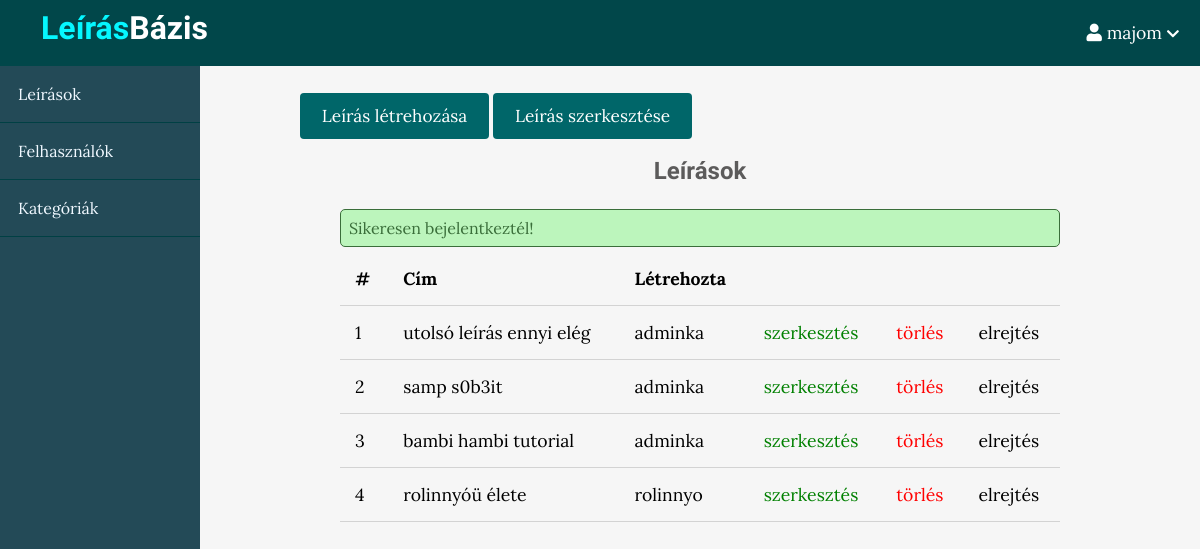
The app's page /admin/posts/index.php (signed in), older data.
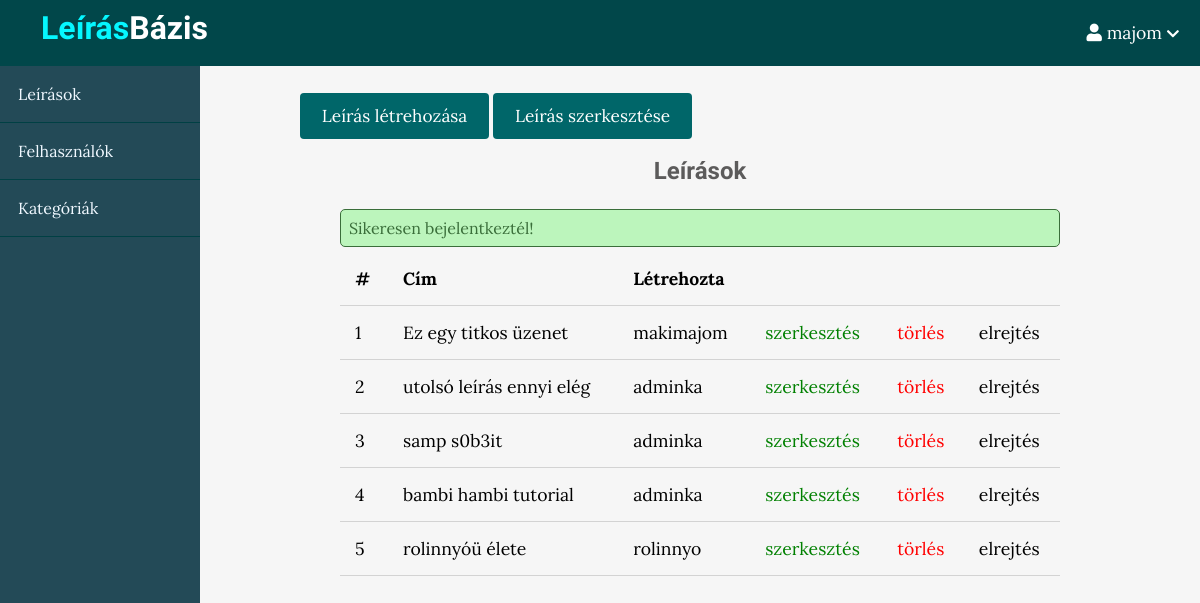
The same page, newer data.
### tables this page shows
CREATE TABLE `posts` (
  `id` int(11) NOT NULL,
  `user_id` int(11) NOT NULL,
  `topic_id` int(11) DEFAULT NULL,
  `title` varchar(255) NOT NULL,
  `image` varchar(255) NOT NULL,
  `body` text NOT NULL,
  `published` tinyint(4) NOT NULL,
  `created_at` datetime NOT NULL DEFAULT current_timestamp()
);

CREATE TABLE `users` (
  `id` int(11) NOT NULL,
  `admin` tinyint(4) NOT NULL,
  `username` varchar(255) NOT NULL,
  `email` varchar(255) NOT NULL,
  `password` varchar(255) NOT NULL,
  `created_at` timestamp NOT NULL DEFAULT current_timestamp()
);

### app/database/db.php (called while the page is built, shortened)
<?php
require('connect.php');
function get_posts_with_username()
{
    global $conn;
    $sql = "SELECT p.*, u.username FROM posts AS p JOIN users AS u ON p.user_id=u.id ORDER BY p.created_at DESC";
    $stmt = $conn->prepare($sql);
    $stmt->execute();
    $records = $stmt->get_result()->fetch_all(MYSQLI_ASSOC);
    return $records;
}

### app/controllers/posts.php (called while the page is built, shortened)
<?php
include(ROOT_PATH . "/app/database/db.php");
$posts = get_posts_with_username();

### admin/posts/index.php (the view, shortened to what this page needs)
<?php include(ROOT_PATH . "/app/controllers/posts.php");
?>
<!DOCTYPE html>
<html lang="hu">
    <head>
        <link rel="stylesheet"
            href="https://use.fontawesome.com/releases/v5.7.2/css/all.css"
>
        <link rel="stylesheet" href="../../assets/css/style.css">
        <link rel="stylesheet" href="../../assets/css/admin.css">
    </head>
    <body>
    <?php include(ROOT_PATH . "/app/includes/adminHeader.php"); ?>
        <div class="admin-wrapper">
        <?php include(ROOT_PATH . "/app/includes/adminSidebar.php"); ?>
            <div class="admin-content">
                <div class="button-group">
                    <a href="create.php" class="btn btn-big">Leírás létrehozása</a>
                    <a href="index.php" class="btn btn-big">Leírás szerkesztése</a>
                </div>
                <div class="content">
                    <h2 class="page-title">Leírások</h2>
                    <?php include(ROOT_PATH . "/app/includes/messages.php"); ?>
                    <table>
                        <thead>
                            <th>#</th>
                            <th>Cím</th>
                            <th>Létrehozta</th>
                            <th colspan="3"></th>
                        </thead>
                        <tbody>
                            <?php foreach ($posts as $key => $post): ?>
                                <tr>
                                    <td><?php echo $key + 1; ?></td>
                                    <td><?php echo $post['title'] ?></td>
                                    <td><?php echo $post['username'] ?></td>
                                    <td><a href="edit.php?id=<?php echo $post['id']; ?>" class="edit">szerkesztés</a></td>
                                    <td><a href="edit.php?delete_id=<?php echo $post['id']; ?>" class="delete">törlés</a></td>
                                    <?php if ($post['published']): ?>
                                        <td><a href="edit.php?published=0&p_id=<?php echo $post['id'] ?>" class="unpublish">elrejtés</a></td>
                                    <?php else: ?>
                                        <td><a href="edit.php?published=1&p_id=<?php echo $post['id'] ?>" class="publish">közzététel</a></td>
                                    <?php endif; ?>
                                </tr>
                            <?php endforeach; ?>
                        </tbody>
                    </table>
                </div>
            </div>
        </div>
    </body>
</html>

Row changes from the older to the newer data that the page shows:
added posts: title "Ez egy titkos üzenet", user.username "makimajom"
